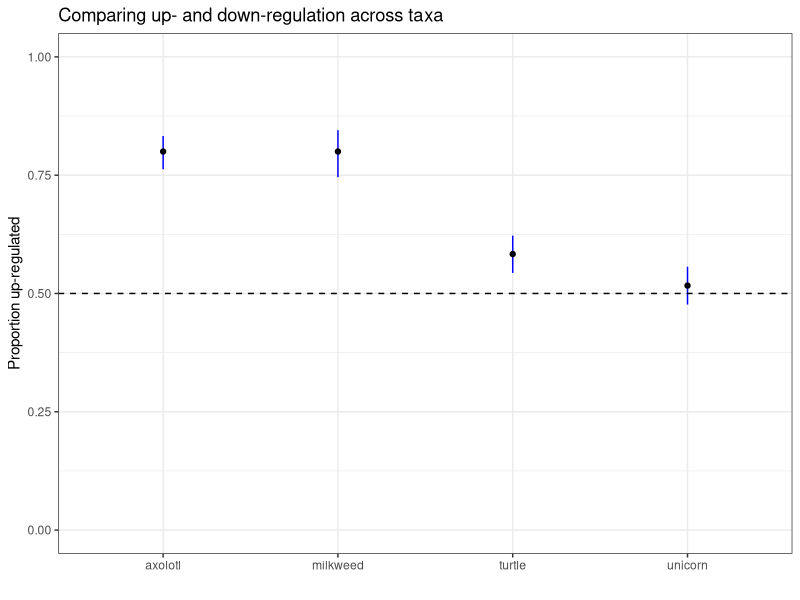

Recreate this plot in R.
## Script by Dr. Collin Edwards, ORCID: 0000-0002-4937-5159, eco-eco.org

## NOTE: Wordpress (at least my version) doesn't allow the upload of 

## ###############################################################
## Setup -------------------
## ###############################################################

## we're going to use three packages: 
##   lme4 has our model-fitting tools
##   car has the appropriate Anova() function.
##   emmeans has appropriate tools for post-hoc tests to say which taxa differ

#install package lme4 if needed by uncommenting the next line:
# install.packages("lme4")
library(lme4)

#install package car if needed by uncommenting the next line:
# install.packages("car")
library(car)

#install package emmeans if needed by uncommenting the next line:
# install.packages("emmeans")
library(emmeans)

## ###############################################################
## Step 1: basic example --------------------
## ###############################################################

## let's create example data for a single taxa, counting the number of up and down-regulated
## genes that were significant.
## We'll create this data as a matrix with 1 row and two columns for now.
## We're basicallly treating up and down regulation (of the significantly changed genes)
## as if they were "wins" and "losses" or "heads" and "tails" for logistic regression
dat.example = cbind(upregulated = 350, downregulated = 250)
#fit the model
fit = glm(dat.example ~ 1, family = "binomial")
coef(fit)
## note that the coefficients will be on the LOGIT scale. As quick reference,
## 0 on the logit scale means a 50:50 chance, 
##   -infinity means a 0% chance, +infinity means a 100% chance.
## we can backtransform to actual probabilities with the plogis() function
plogis(coef(fit))
## if we choose a significantly changed gene at random, 58.3% of the time it'll be UPregulated
## (since the first column of dat.example is the upregulated)

## more importantly, we can look at the 95% confidence interval. If it doesn't span 50:50, 
## then the changed genes are significantly more likely to be upregulated than down.
## confint() is our friend here, but note that by default it ALSO spits out results on the logit
## scale. So when we run it:
confint(fit)
## that's our 95% CI on the logit scale, and we can see that it DOESN'T span 0, 
## which means that the 95% CI doesn't span 50:50 odds. But we can get this on 
## the scale of probabilities with
plogis(confint(fit))
## there's our confidence interval for the probability of a (signifcant) gene chosen
## at random being upregulated


## ###############################################################
## Step 2: more realistic example ---------------
## ###############################################################
## 
## What if we have multiple taxa, and we want to compare across taxa as well as 
## between up and down regulation? Now we're going to have to think about the tests for that
## as well as more complicated data.
## 
## I think the easiest approach is to have a data frame with a column of 
## taxa names, a column of the # of singificantly up-regulated genes, and a 
## column of the # of significantly down-regulated genes. It's probably best/easiest
## to make that in excel, but I'll code it by hand here for my example. 
## If you read in from a  file, make sure it looks like mine. I'll label the columns
## "taxa", "upregulated", and "downregulated" -- if you choose different
## column names, you'll need to similarly update the code referencing those columns
## 
## NOTES ON USING EXCEL FOR R: 
## (a) you want no extraneous details on your data page: it should be a rectangle 
##   of entries with a single row for column names, then rows for the entries. 
## (b) R doesn't like column names to start with numbers, or to include
##   spaces or symbols. It will modify those names when it reads in the files, and your life is easier
##   if you just R-friendly names in excel. Periods are fine, so I tend to use them in the place
##   of dashes or spaces in column names. Also, since you will have to type column
##   names into your R code I'd suggest avoiding uppercase letters/names for columns 
##   - it's just more work to use shift/capslock, and if NOTHING is uppercase, you 
##   don't have to worry about accidentally mixing up the cases in your code.
## (c) The cleanest way to read things in (minimal chance of mistakenly reading things in wrong)
##   s to save your data as a .csv, and then use read.csv() in R to read it in. 
##   
dat.examp = data.frame(taxa = c("turtle", "unicorn", "axolotl", "milkweed"),
                       upregulated = c(350, 310, 400, 200),
                       downregulated = c(250, 290, 100, 50))
## let's look at my example data:
dat.examp

## First: fit our model
## Since we're working with a data-frame and we want the response to be a matrix, 
## the code is slightly fiddly, and we have to use cbind.
## Note that we're also including `0 +` in our equation so that R estimates the 
## probability of each taxa, instead of using the probability of "axolotl" as the baseline
## and reporting the other coefficients as the difference between them and axolotl.
fit = glm(cbind(upregulated, downregulated) ~ 0 + taxa, 
          family = "binomial",
          data = dat.examp)

## okay, our model is fit! Here's our estimated probabilies/proportions for each taxa:
plogis(coef(fit))
## each of these is the proportion of the significantly changed genes being upregulated
## Admittedly, we could also get those numbers by dividing the number of up-regulated
## genes by the number of up AND downregulated genes. BUT we can get confidence intervals!

## Confidence intervals:
plogis(confint(fit))

## Are some of the taxa significantly different from one another?
## This is where we want Anova() from the car package
Anova(fit)

## significantly different! If taxa were statistically indistinguishable, we would stop here.
## But we know that some of the taxa are different from others, but not which ones.
##   In the example case, axolotyl and milkweed have identical proportions, so even
##   though Anova said some taxa are different, we know that this doesn't mean all of
##   them are different from one another.
## Now we need to use emmeans to do what's called a "post-hoc" test!
## emmeans is a little fiddly because it's designed to allow you to ask questions
## from really complicated models with lots of predictors, where maybe you only want to 
## compare across one of them. So we have to tell it the specifications, which I'm doing
## in the function call
em = emmeans(fit, specs = ~ taxa)
em
## note that by default emmeans reports everything on the logit scale again. (and has a message for that)
## But we can actually tell it to report things on the "response" (ie natural) scale instead
em = emmeans(fit, specs = ~ taxa, type = "response")
em

#if we compare the asymp.LCL and asymp.UCL ("asymptotic lower confidence limit" 
#and "asymptotic upper confdience limit", we can see that these are the same as
#the plogis(confint(fit)) - they're calculating the same things using minimally different algorithms. 
#So the emmeans object gives us everything we need to make a barplot of the probabilites
#of up or down regulation: prob, lower and upper confidence limits, and we don't need to worry
#about df. 
#
#NERDY SIDE NOTE: Because the model is fit on a logit scale, reporting the SEs doesn't really mean
#anything. The SE of a fitted model is only meaningful on the scale it was fit on -
# which means it's totally fine for linear regression which assumes a normal distribution of
# errors (ie lm() ) but isn't helpful here.

## But which taxa are different form each other?
pairs(em)
## There we go! the P values here tell us which pairs of taxa are significantly
## different from one another.


## ###############################################################
## minimal code without explanations: -------------
## ###############################################################
## presuming we have the data already. might read it in from a csv with the following line:
#dat.examp = read.csv("SOMEFILE NAME) #with columns "taxa", "upregulated", and "downregulated
fit =  glm(cbind(upregulated, downregulated) ~ 0 + taxa, 
           family = "binomial",
           data = dat.examp)
em = emmeans(fit, specs = ~ taxa, type = "response")
em ## our key results
pairs(em) ## our other key results


## ###############################################################
## quick ggplot of proportion up and down-regulation ----------
## ###############################################################
# install.package(ggplot2)
library(ggplot2)
## first, emmeans objects aren't data frames. Let's fix that.
dat.plot = summary(em)
ggplot(data = dat.plot, aes(x = taxa))+
  geom_segment(aes(xend = taxa, y = asymp.LCL, yend = asymp.UCL),
               col = 'blue')+ ## make blue 95% confidence intervals
  geom_point(aes(y = prob))+
  geom_hline(yintercept = .5, linetype = 2)+ ## dashed line for 50:50 up and down-regulation
  ylim(c(0,1))+ #plot from 0 to 1 on the y axis
  xlab("")+ #turn off x axis label
  ylab("Proportion up-regulated")+ #give y axis label
  ggtitle("Comparing up- and down-regulation across taxa")+
  theme_bw() #use the bw theme, which is maybe a bit more publication friendly. 
## you can remove theme_bw() and the plus before it to use the default theme (gray background, etc)
## 
## QUICK NERDY ASIDE: comparing overlap of 95% confidence intervals from a plot like this
## isn't quite the same as our pairs() call above. The pairwise contrasts from pairs()
## is the thing to trust in terms of taxa being significantly different or not.


## ###############################################################
## Talking about this approach in the methods section of a publication --------
## ###############################################################
## If you use this approach for publication, your explanation should touch on these key facts:
## - you used logistic regression to identify when upregulation was significantly more
## common than downregulation (or vice versa), using only genes that were identified as 
## significantly up-regulated or down-regulated when using [whatever regulation analysis 
## pipeline thing is]
## - You identified significant tendencies for up or down regulation within taxa based
## on the 95% confidence interval for each taxa
## - You identified (or found a lack of support for) significant variation between taxa
## using Anova(). You then carried out post-hoc analysis with Tukey's test to identify 
## significant differences between individual pairs of taxa.

## In terms of citing software and packages, I've taken to including a single paragraph
## at the end of my methods sections that quickly summarizes the key pieces. Here's what that looks
## like for my recent ecology pub:
## (YOUR SECTION WILL LOOK DIFFERENT SINCE YOU ARE USING DIFFERENT PACKAGES)
## 
## "Software and Packages
##     All analyses and simulations were carried out in the programming language 
##     R (R Core Team 2021). We used the following key packages: mgcv (Wood 2011) 
##     to fit mixed effects models; randomForest (Liaw and Wiener 2002) to fit 
##     Random Forest models; car (Fox and Weisberg 2019) for marginal hypothesis 
##     testing and calculating sum of squares; the tidyverse package suite 
##     (Wickham et al. 2019) for data cleaning and manipulation; ggplot2 (Wickham 2016),
##     ggpubr (Kassambara 2020), and cowplot (Wilke 2020) for creating figures. 
##     The scripts used to carry out all our analyses are available on Figshare 
##     (doi:10.6084/m9.figshare.20421633).
##     
##     From: Edwards, Ellner and Agrawal 2022. 
##     "Plant defense synergies and antagonisms affect performance of specialist 
##     herbivores of common milkweed." Ecology. https://doi.org/10.1002/ecy.3915


## ###############################################################
## in terms of your reference section: ---------------
## ###############################################################

## For citation information for R:
citation()
## For citation information on the packages:
citation("lme4")
citation("car")
citation("emmeans")
